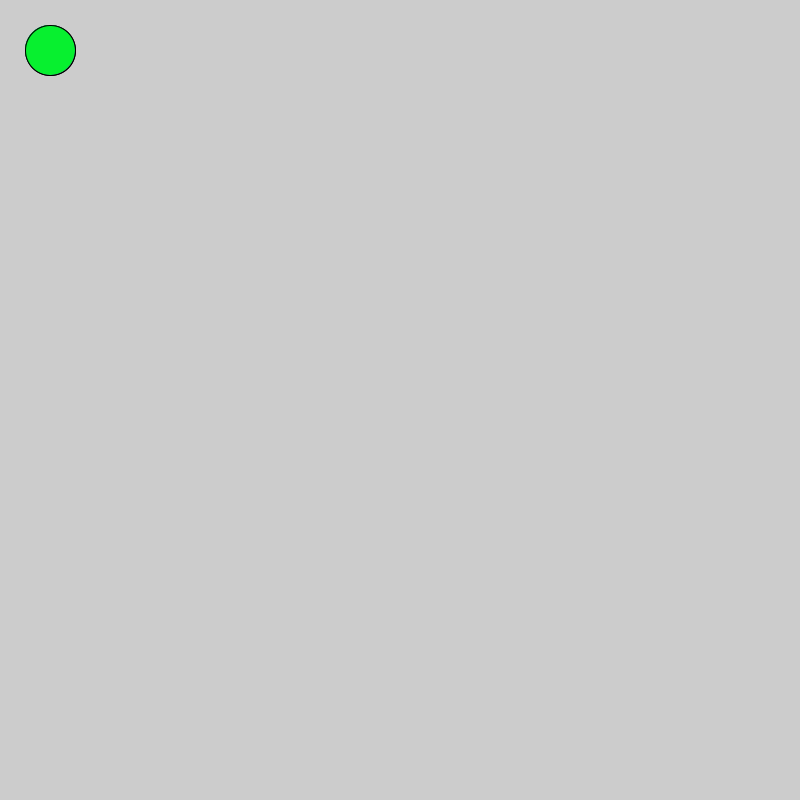
Frame 1 (no input)
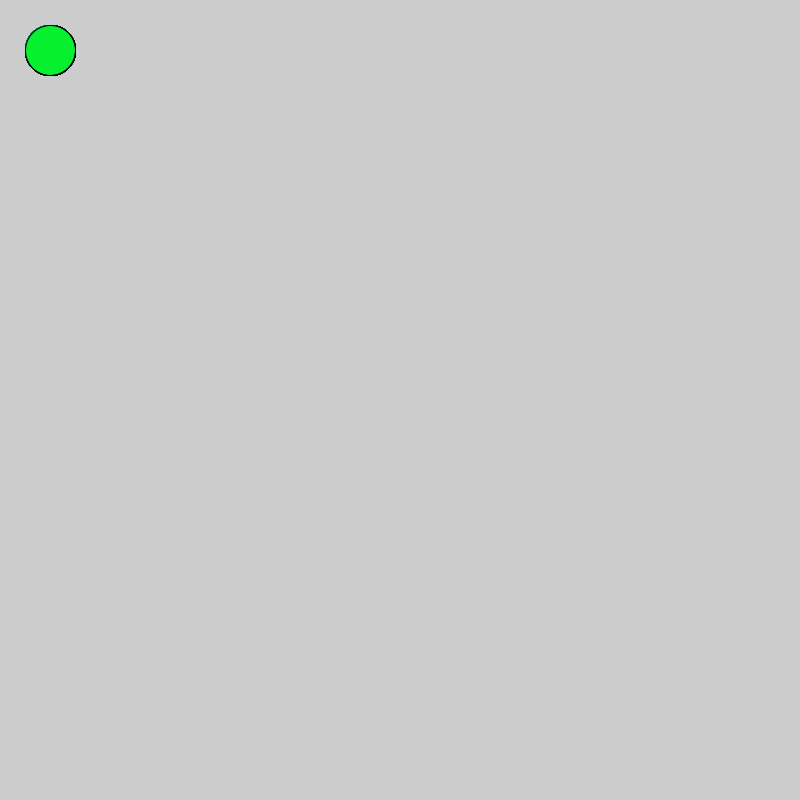
Frame 60 (the mouse pressed at the canvas centre just before this capture)
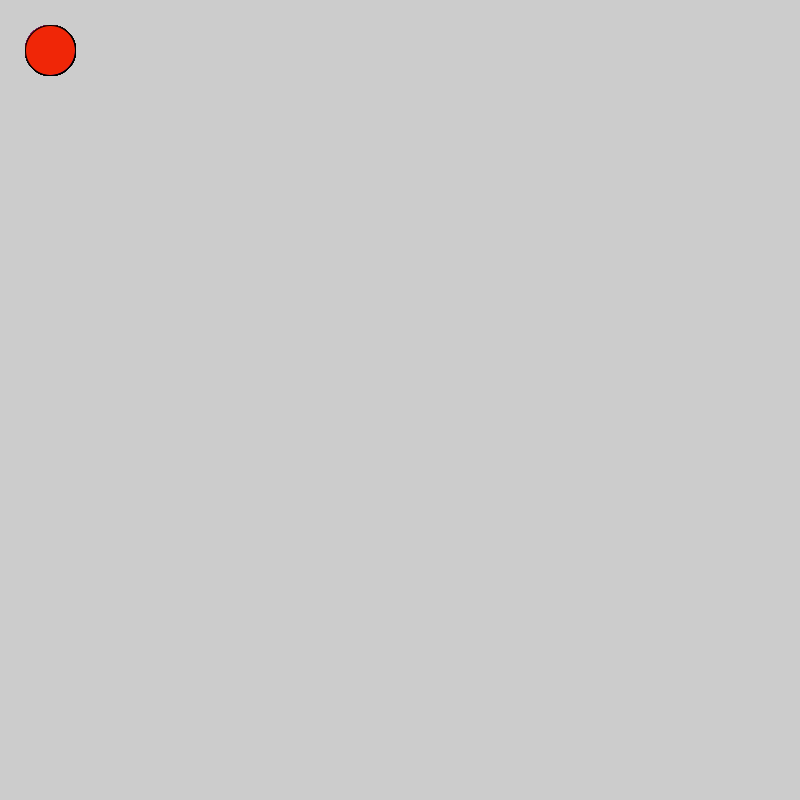
Frame 120 (the mouse held since frame 60 and released just before this capture)

The Processing sketch that drew these frames (run headless with seeded random() and noise(); from frame 60 on, the mouse is pressed at the canvas centre):

// Processing sketch: me
// ── me.pde
void setup(){
size(800,800);
}
void draw(){
fill(#280AF7);

ellipse(50,50,50,50);
if (mousePressed) {
fill(#F02607);
} else {
fill(#07F02F);
}
ellipse(50,50,50,50);
}
